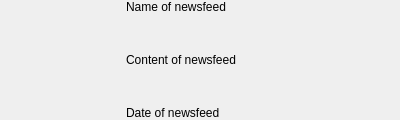
<?xml version="1.0" encoding="UTF-8"?>
<ui version="4.0">
 <class>LinWidgetUIForm</class>
 <widget class="QWidget" name="LinWidgetUIForm">
  <property name="geometry">
   <rect>
    <x>0</x>
    <y>0</y>
    <width>400</width>
    <height>120</height>
   </rect>
  </property>
  <property name="sizePolicy">
   <sizepolicy hsizetype="Fixed" vsizetype="Fixed">
    <horstretch>0</horstretch>
    <verstretch>0</verstretch>
   </sizepolicy>
  </property>
  <property name="maximumSize">
   <size>
    <width>460</width>
    <height>120</height>
   </size>
  </property>
  <property name="windowTitle">
   <string>Linguine Widget</string>
  </property>
  <layout class="QHBoxLayout" name="horizontalLayout">
   <property name="margin">
    <number>0</number>
   </property>
   <item>
    <widget class="QPushButton" name="newsfeedButton">
     <property name="sizePolicy">
      <sizepolicy hsizetype="Fixed" vsizetype="Fixed">
       <horstretch>0</horstretch>
       <verstretch>0</verstretch>
      </sizepolicy>
     </property>
     <property name="minimumSize">
      <size>
       <width>120</width>
       <height>120</height>
      </size>
     </property>
     <property name="text">
      <string/>
     </property>
     <property name="iconSize">
      <size>
       <width>128</width>
       <height>128</height>
      </size>
     </property>
     <property name="flat">
      <bool>true</bool>
     </property>
    </widget>
   </item>
   <item>
    <layout class="QVBoxLayout" name="verticalLayout">
     <item>
      <widget class="QLabel" name="nameLabel">
       <property name="sizePolicy">
        <sizepolicy hsizetype="Maximum" vsizetype="Preferred">
         <horstretch>0</horstretch>
         <verstretch>0</verstretch>
        </sizepolicy>
       </property>
       <property name="maximumSize">
        <size>
         <width>340</width>
         <height>40</height>
        </size>
       </property>
       <property name="text">
        <string>Name of newsfeed</string>
       </property>
      </widget>
     </item>
     <item>
      <widget class="QLabel" name="contentLabel">
       <property name="sizePolicy">
        <sizepolicy hsizetype="Maximum" vsizetype="MinimumExpanding">
         <horstretch>0</horstretch>
         <verstretch>0</verstretch>
        </sizepolicy>
       </property>
       <property name="maximumSize">
        <size>
         <width>340</width>
         <height>80</height>
        </size>
       </property>
       <property name="text">
        <string>Content of newsfeed</string>
       </property>
       <property name="wordWrap">
        <bool>true</bool>
       </property>
      </widget>
     </item>
     <item>
      <widget class="QLabel" name="dateLabel">
       <property name="sizePolicy">
        <sizepolicy hsizetype="Maximum" vsizetype="Preferred">
         <horstretch>0</horstretch>
         <verstretch>0</verstretch>
        </sizepolicy>
       </property>
       <property name="maximumSize">
        <size>
         <width>340</width>
         <height>40</height>
        </size>
       </property>
       <property name="text">
        <string>Date of newsfeed</string>
       </property>
      </widget>
     </item>
    </layout>
   </item>
  </layout>
 </widget>
 <resources/>
 <connections/>
</ui>
